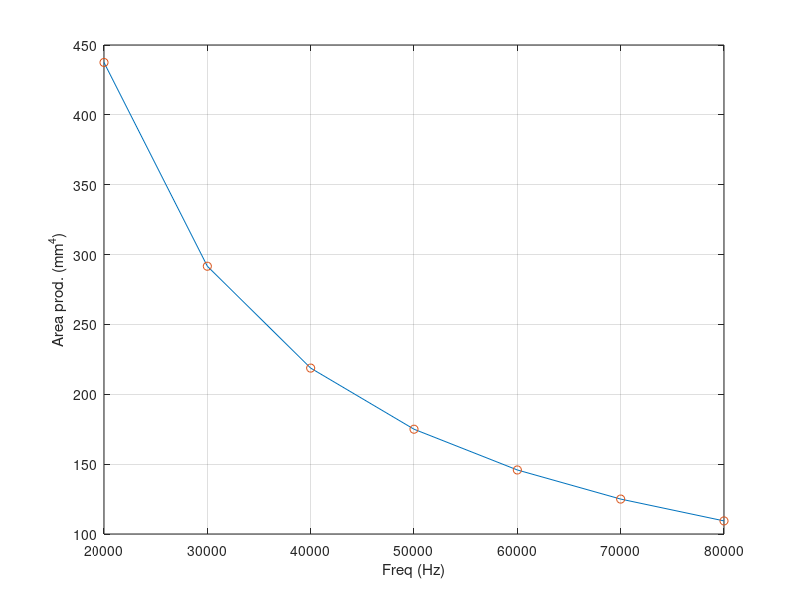

MATLAB code to generate this figure:
D1 = 0.5; %Fixed duty cycle of primary flyback converters
D2 = 0.5; %Fixed duty cycle of secondary flyback converter
V_nom_cell  = 4.2;	%Nominal voltage per cell
f_sw 		= linspace(20000, 80000, 7); %Switching frequemcy of flyback converter main switch 


I_bal    = 1; %Average balancing (discharge) current per cell
I_peak_p = I_bal*2/D1;	%Peak primary current for I_bal=2 and D=0.5
L_p      = V_nom_cell*D1./(I_peak_p.*f_sw);


%Magnetic design: Flyback transformer
EL = 0.5*L_p*(I_peak_p^2);
Kw = 0.4;
Kc = I_peak_p/I_bal;
J  = 3e6;
Bm = 0.2;
Ap = 2*EL/(Kw*Kc*J*Bm);

fprintf('Value of inductor area product is (mm^4): %f\n', Ap*1e12); 

  plot(f_sw, Ap*1e12)
  hold on;
  plot(f_sw, Ap*1e12, 'o')
  grid on;
  xlabel('Freq (Hz)');
  ylabel('Area prod. (mm^4)');
